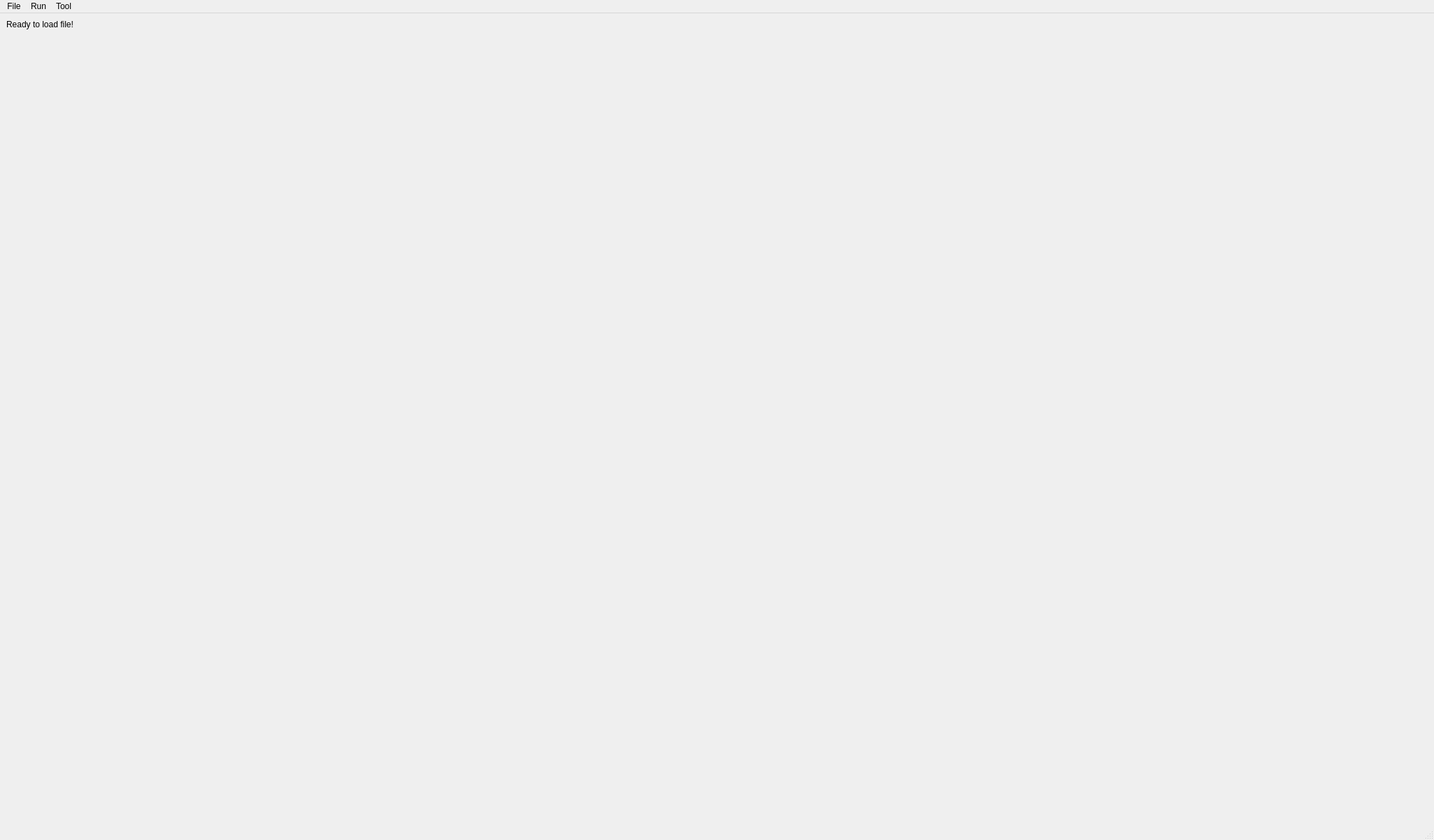
<?xml version="1.0" encoding="UTF-8"?>
<ui version="4.0">
 <class>MainWindow</class>
 <widget class="QMainWindow" name="MainWindow">
  <property name="geometry">
   <rect>
    <x>0</x>
    <y>0</y>
    <width>2048</width>
    <height>1200</height>
   </rect>
  </property>
  <property name="cursor">
   <cursorShape>ArrowCursor</cursorShape>
  </property>
  <property name="windowTitle">
   <string>Statictics of Traffic Flow</string>
  </property>
  <widget class="QWidget" name="centralwidget">
   <layout class="QGridLayout" name="gridLayout">
    <item row="0" column="0">
     <layout class="QVBoxLayout" name="verticalLayout" stretch="0,12">
      <item>
       <widget class="QLabel" name="label_4">
        <property name="text">
         <string>Ready to load file!</string>
        </property>
       </widget>
      </item>
      <item>
       <widget class="Label" name="label_5">
        <property name="text">
         <string/>
        </property>
       </widget>
      </item>
     </layout>
    </item>
   </layout>
  </widget>
  <widget class="QMenuBar" name="menubar">
   <property name="geometry">
    <rect>
     <x>0</x>
     <y>0</y>
     <width>2048</width>
     <height>22</height>
    </rect>
   </property>
   <widget class="QMenu" name="menuFile">
    <property name="title">
     <string>File</string>
    </property>
    <widget class="QMenu" name="menuOpen">
     <property name="title">
      <string>Open</string>
     </property>
     <addaction name="actionFile"/>
    </widget>
    <addaction name="menuOpen"/>
    <addaction name="actionSave"/>
    <addaction name="separator"/>
    <addaction name="actionExit"/>
   </widget>
   <widget class="QMenu" name="menuRun">
    <property name="title">
     <string>Run</string>
    </property>
    <addaction name="actionModel"/>
    <addaction name="actionInitialize"/>
    <addaction name="actionPredict"/>
    <addaction name="actionTrain"/>
    <addaction name="separator"/>
    <addaction name="actionStop"/>
   </widget>
   <widget class="QMenu" name="menuTool">
    <property name="title">
     <string>Tool</string>
    </property>
    <addaction name="actionLine"/>
   </widget>
   <addaction name="menuFile"/>
   <addaction name="menuRun"/>
   <addaction name="menuTool"/>
  </widget>
  <widget class="QStatusBar" name="statusbar"/>
  <action name="actionSave">
   <property name="text">
    <string>Save</string>
   </property>
  </action>
  <action name="actionInitialize">
   <property name="text">
    <string>Initialize</string>
   </property>
  </action>
  <action name="actionFile">
   <property name="text">
    <string>File</string>
   </property>
  </action>
  <action name="actionDirectory">
   <property name="text">
    <string>Directory</string>
   </property>
  </action>
  <action name="actionExit">
   <property name="text">
    <string>Exit</string>
   </property>
  </action>
  <action name="actionPredict">
   <property name="text">
    <string>Predict</string>
   </property>
  </action>
  <action name="actionTrain">
   <property name="text">
    <string>Train</string>
   </property>
  </action>
  <action name="actionDraw">
   <property name="text">
    <string>draw</string>
   </property>
  </action>
  <action name="actionReset">
   <property name="text">
    <string>reset</string>
   </property>
  </action>
  <action name="actionStop">
   <property name="text">
    <string>Stop</string>
   </property>
  </action>
  <action name="actionLine">
   <property name="text">
    <string>Line</string>
   </property>
  </action>
  <action name="actionModel">
   <property name="text">
    <string>Model</string>
   </property>
  </action>
 </widget>
 <customwidgets>
  <customwidget>
   <class>Label</class>
   <extends>QLabel</extends>
   <header>.label</header>
  </customwidget>
 </customwidgets>
 <resources/>
 <connections>
  <connection>
   <sender>actionPredict</sender>
   <signal>triggered()</signal>
   <receiver>MainWindow</receiver>
   <slot>predict()</slot>
   <hints>
    <hint type="sourcelabel">
     <x>-1</x>
     <y>-1</y>
    </hint>
    <hint type="destinationlabel">
     <x>1023</x>
     <y>599</y>
    </hint>
   </hints>
  </connection>
  <connection>
   <sender>actionInitialize</sender>
   <signal>triggered()</signal>
   <receiver>MainWindow</receiver>
   <slot>initialize()</slot>
   <hints>
    <hint type="sourcelabel">
     <x>-1</x>
     <y>-1</y>
    </hint>
    <hint type="destinationlabel">
     <x>1023</x>
     <y>599</y>
    </hint>
   </hints>
  </connection>
  <connection>
   <sender>actionTrain</sender>
   <signal>triggered()</signal>
   <receiver>MainWindow</receiver>
   <slot>train()</slot>
   <hints>
    <hint type="sourcelabel">
     <x>-1</x>
     <y>-1</y>
    </hint>
    <hint type="destinationlabel">
     <x>1023</x>
     <y>599</y>
    </hint>
   </hints>
  </connection>
  <connection>
   <sender>actionFile</sender>
   <signal>triggered()</signal>
   <receiver>MainWindow</receiver>
   <slot>open_file()</slot>
   <hints>
    <hint type="sourcelabel">
     <x>-1</x>
     <y>-1</y>
    </hint>
    <hint type="destinationlabel">
     <x>1023</x>
     <y>599</y>
    </hint>
   </hints>
  </connection>
  <connection>
   <sender>actionExit</sender>
   <signal>triggered()</signal>
   <receiver>MainWindow</receiver>
   <slot>close()</slot>
   <hints>
    <hint type="sourcelabel">
     <x>-1</x>
     <y>-1</y>
    </hint>
    <hint type="destinationlabel">
     <x>1023</x>
     <y>599</y>
    </hint>
   </hints>
  </connection>
  <connection>
   <sender>actionSave</sender>
   <signal>triggered()</signal>
   <receiver>MainWindow</receiver>
   <slot>save_file()</slot>
   <hints>
    <hint type="sourcelabel">
     <x>-1</x>
     <y>-1</y>
    </hint>
    <hint type="destinationlabel">
     <x>1023</x>
     <y>599</y>
    </hint>
   </hints>
  </connection>
  <connection>
   <sender>actionStop</sender>
   <signal>triggered()</signal>
   <receiver>MainWindow</receiver>
   <slot>stop()</slot>
   <hints>
    <hint type="sourcelabel">
     <x>-1</x>
     <y>-1</y>
    </hint>
    <hint type="destinationlabel">
     <x>1023</x>
     <y>599</y>
    </hint>
   </hints>
  </connection>
  <connection>
   <sender>actionLine</sender>
   <signal>triggered()</signal>
   <receiver>MainWindow</receiver>
   <slot>draw_line()</slot>
   <hints>
    <hint type="sourcelabel">
     <x>-1</x>
     <y>-1</y>
    </hint>
    <hint type="destinationlabel">
     <x>143</x>
     <y>32</y>
    </hint>
   </hints>
  </connection>
  <connection>
   <sender>actionModel</sender>
   <signal>triggered()</signal>
   <receiver>MainWindow</receiver>
   <slot>select_model()</slot>
   <hints>
    <hint type="sourcelabel">
     <x>-1</x>
     <y>-1</y>
    </hint>
    <hint type="destinationlabel">
     <x>1023</x>
     <y>599</y>
    </hint>
   </hints>
  </connection>
 </connections>
 <slots>
  <slot>initialize()</slot>
  <slot>thread_start()</slot>
  <slot>stop()</slot>
  <slot>train()</slot>
  <slot>predict()</slot>
  <slot>close_window()</slot>
  <slot>open_file()</slot>
  <slot>save_file()</slot>
  <slot>draw_line()</slot>
  <slot>select_model()</slot>
 </slots>
</ui>
